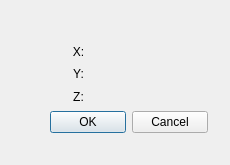
<?xml version="1.0" encoding="UTF-8"?>
<ui version="4.0">
 <class>BoxDlg</class>
 <widget class="QDialog" name="BoxDlg">
  <property name="geometry">
   <rect>
    <x>0</x>
    <y>0</y>
    <width>230</width>
    <height>165</height>
   </rect>
  </property>
  <property name="windowTitle">
   <string>Dialog</string>
  </property>
  <widget class="QWidget" name="layoutWidget">
   <property name="geometry">
    <rect>
     <x>50</x>
     <y>20</y>
     <width>158</width>
     <height>113</height>
    </rect>
   </property>
   <layout class="QVBoxLayout" name="verticalLayout_2">
    <item>
     <layout class="QVBoxLayout" name="verticalLayout">
      <item>
       <widget class="QLabel" name="labelbox">
        <property name="text">
         <string/>
        </property>
        <property name="alignment">
         <set>Qt::AlignLeading|Qt::AlignLeft|Qt::AlignVCenter</set>
        </property>
       </widget>
      </item>
      <item>
       <layout class="QHBoxLayout" name="horizontalLayout" stretch="3,5">
        <item>
         <widget class="QLabel" name="label_x">
          <property name="text">
           <string>X:</string>
          </property>
          <property name="alignment">
           <set>Qt::AlignCenter</set>
          </property>
         </widget>
        </item>
        <item>
         <widget class="QLabel" name="label_x1">
          <property name="text">
           <string/>
          </property>
         </widget>
        </item>
       </layout>
      </item>
      <item>
       <layout class="QHBoxLayout" name="horizontalLayout_2" stretch="3,5">
        <item>
         <widget class="QLabel" name="label_y">
          <property name="text">
           <string>Y:</string>
          </property>
          <property name="alignment">
           <set>Qt::AlignCenter</set>
          </property>
         </widget>
        </item>
        <item>
         <widget class="QLabel" name="label_y1">
          <property name="text">
           <string/>
          </property>
         </widget>
        </item>
       </layout>
      </item>
      <item>
       <layout class="QHBoxLayout" name="horizontalLayout_3" stretch="3,5">
        <item>
         <widget class="QLabel" name="label_z">
          <property name="text">
           <string>Z:</string>
          </property>
          <property name="alignment">
           <set>Qt::AlignCenter</set>
          </property>
         </widget>
        </item>
        <item>
         <widget class="QLabel" name="label_z1">
          <property name="text">
           <string/>
          </property>
         </widget>
        </item>
       </layout>
      </item>
     </layout>
    </item>
    <item>
     <widget class="QDialogButtonBox" name="buttonBox">
      <property name="orientation">
       <enum>Qt::Horizontal</enum>
      </property>
      <property name="standardButtons">
       <set>QDialogButtonBox::Cancel|QDialogButtonBox::Ok</set>
      </property>
     </widget>
    </item>
   </layout>
  </widget>
 </widget>
 <resources/>
 <connections>
  <connection>
   <sender>buttonBox</sender>
   <signal>accepted()</signal>
   <receiver>BoxDlg</receiver>
   <slot>accept()</slot>
   <hints>
    <hint type="sourcelabel">
     <x>248</x>
     <y>254</y>
    </hint>
    <hint type="destinationlabel">
     <x>157</x>
     <y>274</y>
    </hint>
   </hints>
  </connection>
  <connection>
   <sender>buttonBox</sender>
   <signal>rejected()</signal>
   <receiver>BoxDlg</receiver>
   <slot>reject()</slot>
   <hints>
    <hint type="sourcelabel">
     <x>316</x>
     <y>260</y>
    </hint>
    <hint type="destinationlabel">
     <x>286</x>
     <y>274</y>
    </hint>
   </hints>
  </connection>
 </connections>
</ui>
